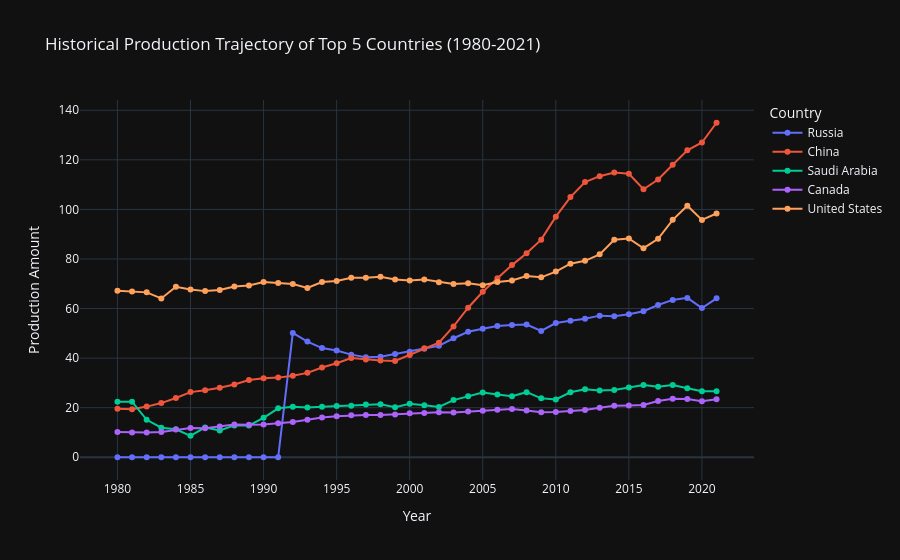

The code cell stored with this chart in its notebook:
### Code cell
top_5_countries = df_long[df_long['Year'] == 2021].nlargest(5, 'Production')['Country'].tolist()

df_top5 = df_long[df_long['Country'].isin(top_5_countries)]

fig6 = px.line(
    df_top5,
    x='Year',
    y='Production',
    color='Country',
    markers=True, 
    title='Historical Production Trajectory of Top 5 Countries (1980-2021)',
    labels={'Production': 'Production Amount', 'Year': 'Year', 'Country': 'Country'},
    template='plotly_dark'
)
fig6.show()

### Figure 1 — Plotly figure (JSON) as saved in the notebook; plotly's stock layout.template omitted (floating-point values rounded to 4 significant figures)
{"data": [{"hovertemplate": "Country=Russia<br>Year=%{x}<br>Production Amount=%{y}<extra></extra>", "legendgroup": "Russia", "line": {"color": "#636efa", "dash": "solid"}, "marker": {"symbol": "circle"}, "mode": "lines+markers", "name": "Russia", "orientation": "v", "showlegend": true, "type": "scatter", "x": [1980, 1981, 1982, 1983, 1984, 1985, 1986, 1987, 1988, 1989, 1990, 1991, 1992, 1993, 1994, 1995, 1996, 1997, 1998, 1999, 2000, 2001, 2002, 2003, 2004, 2005, 2006, 2007, 2008, 2009, 2010, 2011, 2012, 2013, 2014, 2015, 2016, 2017, 2018, 2019, 2020, 2021], "xaxis": "x", "y": [0.0, 0.0, 0.0, 0.0, 0.0, 0.0, 0.0, 0.0, 0.0, 0.0, 0.0, 0.0, 50.18, 46.67, 44.04, 43.05, 41.4, 40.33, 40.57, 41.67, 42.6, 43.74, 44.97, 48.01, 50.63, 51.88, 52.95, 53.4, 53.54, 50.95, 54.16, 55.11, 55.85, 57.14, 56.87, 57.68, 58.91, 61.43, 63.48, 64.3, 60.18, 64.1], "yaxis": "y"}, {"hovertemplate": "Country=China<br>Year=%{x}<br>Production Amount=%{y}<extra></extra>", "legendgroup": "China", "line": {"color": "#EF553B", "dash": "solid"}, "marker": {"symbol": "circle"}, "mode": "lines+markers", "name": "China", "orientation": "v", "showlegend": true, "type": "scatter", "x": [1980, 1981, 1982, 1983, 1984, 1985, 1986, 1987, 1988, 1989, 1990, 1991, 1992, 1993, 1994, 1995, 1996, 1997, 1998, 1999, 2000, 2001, 2002, 2003, 2004, 2005, 2006, 2007, 2008, 2009, 2010, 2011, 2012, 2013, 2014, 2015, 2016, 2017, 2018, 2019, 2020, 2021], "xaxis": "x", "y": [19.54, 19.36, 20.44, 21.86, 23.92, 26.28, 27.07, 28.04, 29.38, 31.2, 31.88, 32.13, 32.91, 34.05, 36.21, 37.96, 40.03, 39.42, 39.06, 38.82, 41.26, 44.01, 46.2, 52.76, 60.33, 66.78, 72.19, 77.52, 82.35, 87.8, 97.06, 105.0, 111.0, 113.4, 114.9, 114.4, 108.1, 112.1, 118.0, 123.8, 127.0, 135.0], "yaxis": "y"}, {"hovertemplate": "Country=Saudi Arabia<br>Year=%{x}<br>Production Amount=%{y}<extra></extra>", "legendgroup": "Saudi Arabia", "line": {"color": "#00cc96", "dash": "solid"}, "marker": {"symbol": "circle"}, "mode": "lines+markers", "name": "Saudi Arabia", "orientation": "v", "showlegend": true, "type": "scatter", "x": [1980, 1981, 1982, 1983, 1984, 1985, 1986, 1987, 1988, 1989, 1990, 1991, 1992, 1993, 1994, 1995, 1996, 1997, 1998, 1999, 2000, 2001, 2002, 2003, 2004, 2005, 2006, 2007, 2008, 2009, 2010, 2011, 2012, 2013, 2014, 2015, 2016, 2017, 2018, 2019, 2020, 2021], "xaxis": "x", "y": [22.43, 22.44, 15.1, 11.92, 11.29, 8.641, 12.04, 10.84, 12.86, 12.81, 15.92, 19.75, 20.39, 20.11, 20.39, 20.66, 20.81, 21.24, 21.42, 20.18, 21.59, 20.95, 20.27, 23.05, 24.63, 26.13, 25.35, 24.59, 26.25, 23.78, 23.33, 26.2, 27.42, 26.97, 27.17, 28.15, 29.16, 28.49, 29.18, 27.86, 26.65, 26.59], "yaxis": "y"}, {"hovertemplate": "Country=Canada<br>Year=%{x}<br>Production Amount=%{y}<extra></extra>", "legendgroup": "Canada", "line": {"color": "#ab63fa", "dash": "solid"}, "marker": {"symbol": "circle"}, "mode": "lines+markers", "name": "Canada", "orientation": "v", "showlegend": true, "type": "scatter", "x": [1980, 1981, 1982, 1983, 1984, 1985, 1986, 1987, 1988, 1989, 1990, 1991, 1992, 1993, 1994, 1995, 1996, 1997, 1998, 1999, 2000, 2001, 2002, 2003, 2004, 2005, 2006, 2007, 2008, 2009, 2010, 2011, 2012, 2013, 2014, 2015, 2016, 2017, 2018, 2019, 2020, 2021], "xaxis": "x", "y": [10.16, 9.963, 9.956, 10.2, 11.16, 11.82, 11.72, 12.36, 13.18, 13.09, 13.16, 13.71, 14.21, 15.12, 16.04, 16.51, 16.91, 17.05, 17.02, 17.28, 17.74, 17.85, 18.18, 18.09, 18.49, 18.8, 19.14, 19.49, 18.89, 18.18, 18.23, 18.66, 19.08, 19.94, 20.76, 20.91, 21.11, 22.7, 23.61, 23.46, 22.64, 23.41], "yaxis": "y"}, {"hovertemplate": "Country=United States<br>Year=%{x}<br>Production Amount=%{y}<extra></extra>", "legendgroup": "United States", "line": {"color": "#FFA15A", "dash": "solid"}, "marker": {"symbol": "circle"}, "mode": "lines+markers", "name": "United States", "orientation": "v", "showlegend": true, "type": "scatter", "x": [1980, 1981, 1982, 1983, 1984, 1985, 1986, 1987, 1988, 1989, 1990, 1991, 1992, 1993, 1994, 1995, 1996, 1997, 1998, 1999, 2000, 2001, 2002, 2003, 2004, 2005, 2006, 2007, 2008, 2009, 2010, 2011, 2012, 2013, 2014, 2015, 2016, 2017, 2018, 2019, 2020, 2021], "xaxis": "x", "y": [67.15, 66.91, 66.53, 64.07, 68.8, 67.66, 67.03, 67.51, 68.89, 69.28, 70.67, 70.32, 69.91, 68.27, 70.68, 71.13, 72.44, 72.42, 72.83, 71.69, 71.27, 71.68, 70.65, 69.88, 70.17, 69.38, 70.68, 71.34, 73.15, 72.59, 74.91, 78.11, 79.26, 81.87, 87.76, 88.3, 84.34, 88.13, 95.81, 101.5, 95.75, 98.34], "yaxis": "y"}], "layout": {"legend": {"title": {"text": "Country"}, "tracegroupgap": 0}, "title": {"text": "Historical Production Trajectory of Top 5 Countries (1980-2021)"}, "xaxis": {"anchor": "y", "domain": [0, 1], "title": {"text": "Year"}}, "yaxis": {"anchor": "x", "domain": [0, 1], "title": {"text": "Production Amount"}}}}
